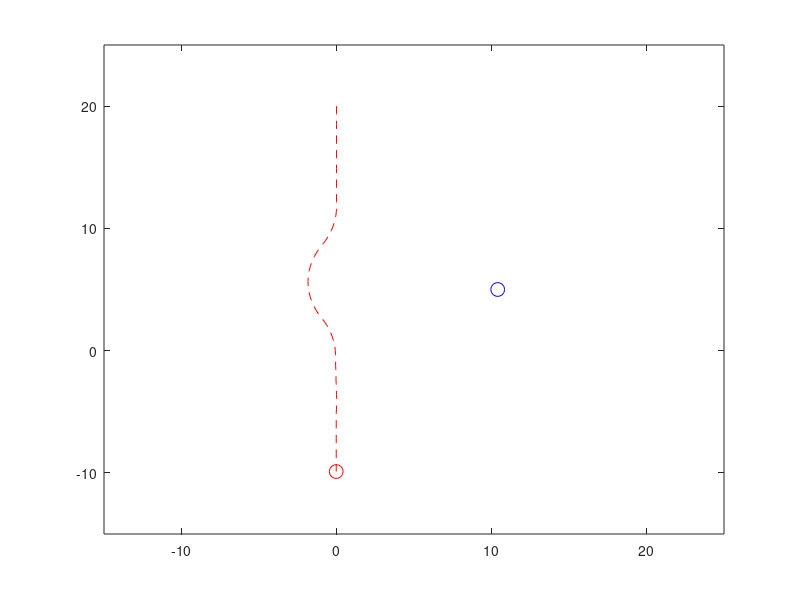

Recreate this plot in MATLAB. (Note: this script raises an error after producing the figure.)
clc, clear all, close all

%%%%%%%%%%% case 1 %%%%%%%%%%%%%%%%%%%
% Set up the initial positions of the red ship and obstacle
init_position = [0, 20];    %[0, 20]
goal_position = [0, -10];   %[0, -10]

obstacle_position = [-10, 5];  %[-10, 5]


% Set up the velocity vectors for the red ship and obstacle
V0 = 3;
red_ship_velocity = V0;
obstacle_velocity = [2 , 0];


%initial position of red ship
red_ship_position = init_position;

%calculate initial heading angle
heading0 = atan2(goal_position(2) - init_position(2), goal_position(1) - init_position(1));
heading = heading0;



% % %%%%%%%%%%%%% case 2 %%%%%%%%%%%%%%%%%%%%%%%
% Set up the initial positions of the red ship and obstacle
%init_position = [0, -10];
%goal_position = [0, 20];
 
%obstacle_position = [-10, 5];


% Set up the velocity vectors for the red ship and obstacle
%V0 = 3;
%red_ship_velocity = V0;
%obstacle_velocity = [2 , 0];

 
%initial position of red ship
%red_ship_position = init_position;
 
%calculate initial heading angle
%heading0 = atan2(goal_position(2) - init_position(2), goal_position(1) - init_position(1));
%heading = heading0;


% % %%%%%%%%%%%%% case 3 %%%%%%%%%%%%%%%%%%%%%%%
% % % Set up the initial positions of the red ship and obstacle
%init_position = [-10, 10];
%goal_position = [11, -11];
% % 
%obstacle_position = [-6.5, -7.5];
% % 
% % 
% % % Set up the velocity vectors for the red ship and obstacle
%V0 = 3;
%red_ship_velocity = V0;
%obstacle_velocity = [1.4 , 1.4];
% % 
% % 
% % %initial position of red ship
%red_ship_position = init_position;
% % 
% % %calculate initial heading angle
%heading0 = atan2(goal_position(2) - init_position(2), goal_position(1) - init_position(1));
%heading = heading0;



% Set up the time step and the duration of the simulation
dt = 0.1;  % 0.1

% Set up the path array to store the positions of the red ship during movement
path = [red_ship_position(1), red_ship_position(2)];

cir_angle = 0;    %angle of circle path for red ship
cir_flag = 0;     %Status on whether the reship is on a circular path
obstacle_pass = 0;%Status on whether the obstacle passes or not
reft_pass = 0 ;   %status on whether the red ship move to left
frames = [];

% Loop over until red ship reaches to goal point
while norm(red_ship_position - goal_position)>0.4
    
    heading_angle = heading * 180/pi

    % Update the positions of the red ship and obstacle based on their velocities
    red_ship_position(1) = red_ship_position(1) + red_ship_velocity * cos(heading) * dt;
    red_ship_position(2) = red_ship_position(2) + red_ship_velocity * sin(heading) * dt;  

    obstacle_position = obstacle_position + obstacle_velocity .* dt;


    % Determine the distance between the red ship and the obstacle
    distance = norm(red_ship_position- obstacle_position);   
    
    
    %% form path to avoid the obstacle
    if distance < 8 && cir_flag ==0 && obstacle_pass ==0   %if distance < 8 && cir_flag ==0 && obstacle_pass ==0
         cir_flag =1;
       
         %determine the obtable on left or right of path 
         d = (obstacle_position(1) - init_position(1))*(goal_position(2)- init_position(2)) -...
             (obstacle_position(2) - init_position(2))*(goal_position(1)- init_position(1));
         
         if d >= 0
             reft_pass = 0;
         else
             reft_pass = 1;
         end
      
         
    end
    
    %Update the heading angle of the red ship to avoid the obstacle
    if cir_flag ==1
        
        if reft_pass == 0
                        
             %calculate the disired the heading angle
             if cir_angle > (pi)
                 
                 d_heading = heading0;                   %disired heading angle
             else
                 
                 d_heading = heading0 + cir_angle -pi/2 ;%disired heading angle     
             end
            
            %caculate the heading angle 
            if d_heading >heading
                heading = heading +0.055;
            else
                heading = heading -0.053;       
            end

        else
             %calculate the disired the heading angle
             if cir_angle > (pi)
                 
                 d_heading = heading0;                   %disired heading angle
             else
                 
                 d_heading = heading0 - cir_angle + pi/2 ;%disired heading angle    
             end
            
            %caculate the heading angle 
            if d_heading >heading
                heading = heading + 0.055;
            else
                heading = heading - 0.053;
            end

        end
        
        %update angle of circle path
        cir_angle = cir_angle + dt;
                
        if cir_angle>pi+pi/1.2           %if cir_angle>pi+pi/2
            cir_flag = 0;
            obstacle_pass = 1;
        end
        
    else
        red_ship_velocity = V0;
        heading = heading0;   
        
    end
     

    % Store the position of the red ship in the path array
    path = [path; [red_ship_position(1),red_ship_position(2)]];

    % Plot the positions of the red ship and obstacle
    plot(path(:,1), path(:,2), 'r--')
    hold on
    plot(red_ship_position(1), red_ship_position(2), 'ro', 'MarkerSize', 10)
    plot(obstacle_position(1), obstacle_position(2), 'bo', 'MarkerSize', 10)
    xlim([-15, 25])
    ylim([-15, 25])
    pause(0.1)
    hold off
  drawnow;
    frame = getframe(gcf);
    frames = [frames, frame];

end

% Save the frames as a GIF
filename = 'different_angle_of_approach.gif';
for t = 1:length(frames)
    % Convert the current frame to indexed format
    [ind, map] = rgb2ind(frames(t).cdata, 256);
    % Write the indexed image to the GIF file
    if t == 1
        % If this is the first frame, create the file
        imwrite(ind, map, filename, 'gif', 'LoopCount', Inf, 'DelayTime', 0.1);
    else
        % If this is not the first frame, append to the file
        imwrite(ind, map, filename, 'gif', 'WriteMode', 'append', 'DelayTime', 0.1);
    end
end



